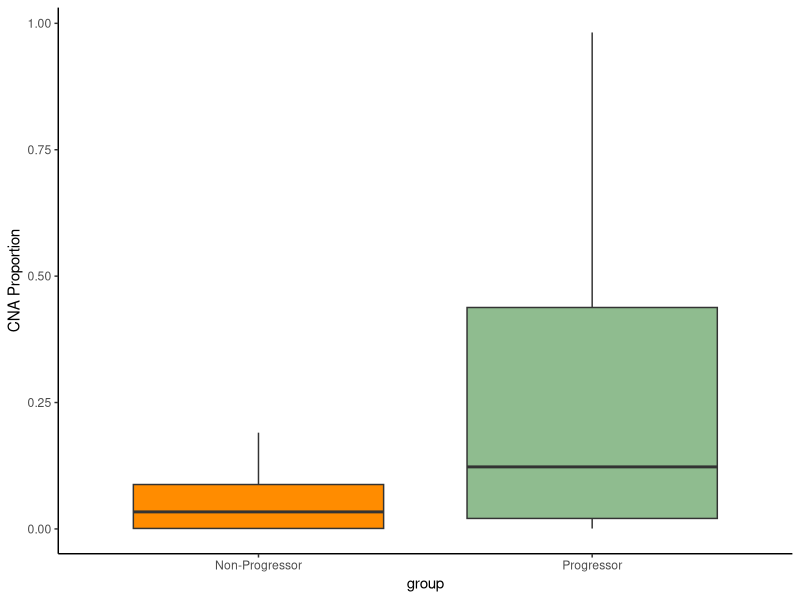
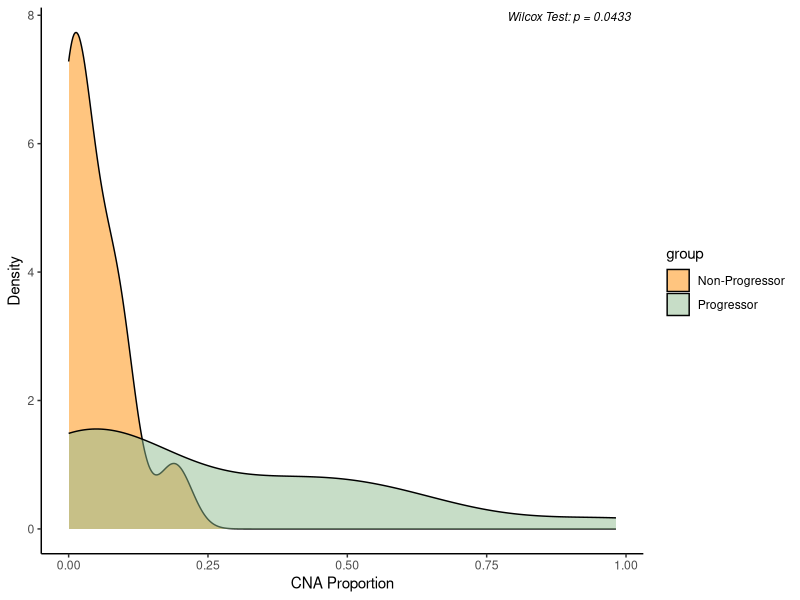

Recreate these plots in R, in order.
library(readr)
library(dplyr)
library(ggplot2)

prog_props <- read_tsv("data/copy_number/proportions/progressor_precursors_cn_props.tsv") |>
  mutate(group = "Progressor")
nprog_props <- read_tsv("data/copy_number/proportions/non-progressors_cn_props.tsv") |>
  mutate(group = "Non-Progressor")

props <- bind_rows(prog_props, nprog_props)


### Boxplot ###
p_boxplot <- ggplot(props, aes(x = group, y = proportion, fill = group)) +
  geom_boxplot() +
  labs(y = "CNA Proportion") +
  scale_fill_manual(values = c("Progressor" = "darkseagreen", "Non-Progressor" = "darkorange")) +
  theme_classic() +
  guides(fill = "none")

ggsave("plots/copy_number/prog_vs_nprog_cn_prop_boxplot.png", p_boxplot,
  width = 4, height = 4
)


### Wilcox Test ###
wilcox_result <- wilcox.test(proportion ~ group, data = props)
print(wilcox_result)

p_label <- paste0("p = ", signif(wilcox_result$p.value, 3))

### Density Plot ###
p_density <- ggplot(props, aes(x = proportion, fill = group)) +
  geom_density(alpha = 0.5) +
  labs(x = "CNA Proportion", y = "Density") +
  scale_fill_manual(values = c("Progressor" = "darkseagreen", "Non-Progressor" = "darkorange")) +
  theme_classic() +
  annotate("text",
    x = Inf, y = Inf, label = paste0("Wilcox Test: ", p_label),
    hjust = 1.1, vjust = 1.5, size = 3, fontface = "italic", colour = "black"
  )

ggsave("plots/copy_number/prog_vs_nprog_cn_prop_density.png", p_density,
  width = 5, height = 4
)
